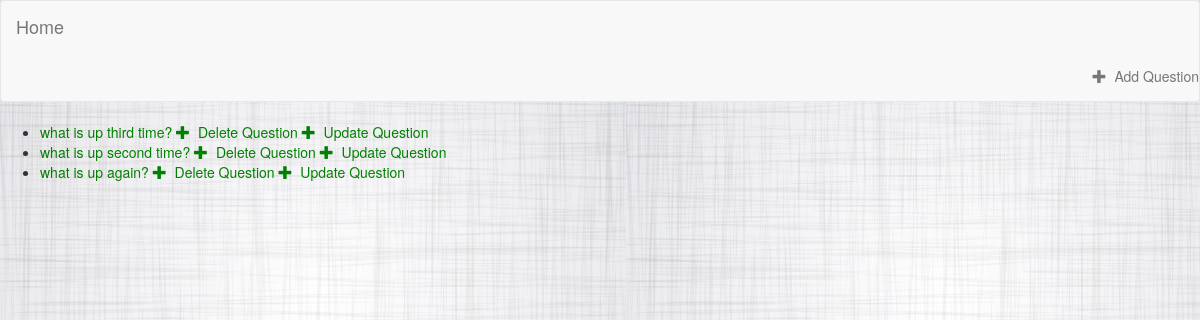
/polls/, run on an earlier commit of the app's database.
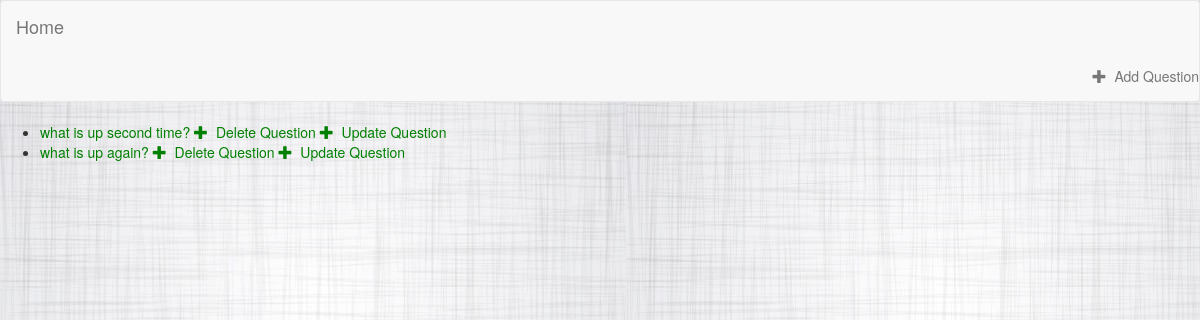
And on a later commit of the database.
### polls/models.py (models this page shows, shortened)
class Question(models.Model):
	question_text=models.CharField(max_length=200)
	pub_date=models.DateTimeField('date published')

### polls/views.py (the view)
class IndexView(generic.ListView):
	template_name='polls/index.html'
	context_object_name='latest_question_list'
	def get_queryset(self):
		return Question.objects.filter( pub_date__lte=timezone.now() ).order_by('-pub_date')[:5]

### polls/templates/polls/index.html
{%load static%}
<link rel="stylesheet" type="text/css" href="{% static "polls/style.css" %}"/>
<link rel="stylesheet" href="https://maxcdn.bootstrapcdn.com/bootstrap/3.3.7/css/bootstrap.min.css">
<nav class="navbar navbar-default">
	<div class="container-fluid">
		<div class="navbar-header">
			<a class="navbar-brand" href="{% url "polls:index" %}">Home</a>
		</div>
	</div>
	<ul class="nav navbar-nav navbar-right">
		<li>
			<a href="{% url 'polls:question-add' %}">
				<span class="glyphicon glyphicon-plus" aria-hidden="true"></span>&nbsp; Add Question
			</a>
		</li>
	</ul>
</nav>
{%if latest_question_list %}
	<ul>
		{%for question in latest_question_list%}
		<li>
			<a href={% url 'polls:detail' question.id%}>{{question.question_text}}</a>
			<a href={% url 'polls:mydel' question.id %}>
					<span class="glyphicon glyphicon-plus" aria-hidden="true"></span>&nbsp; Delete Question</a>
			<a href="{% url 'polls:question-update' question.id %}">
					<span class="glyphicon glyphicon-plus" aria-hidden="true"></span>&nbsp; Update Question</a>
		</li>
		{%endfor%}
	</ul>
{%else%}
	<h1>No polls are available.</h1>
{%endif%}

### polls/static/polls/style.css (style rules this page uses)
li a { color: green; }

What changed in the data, as far as the page shows it:
removed Question: question_text "what is up third time?"
